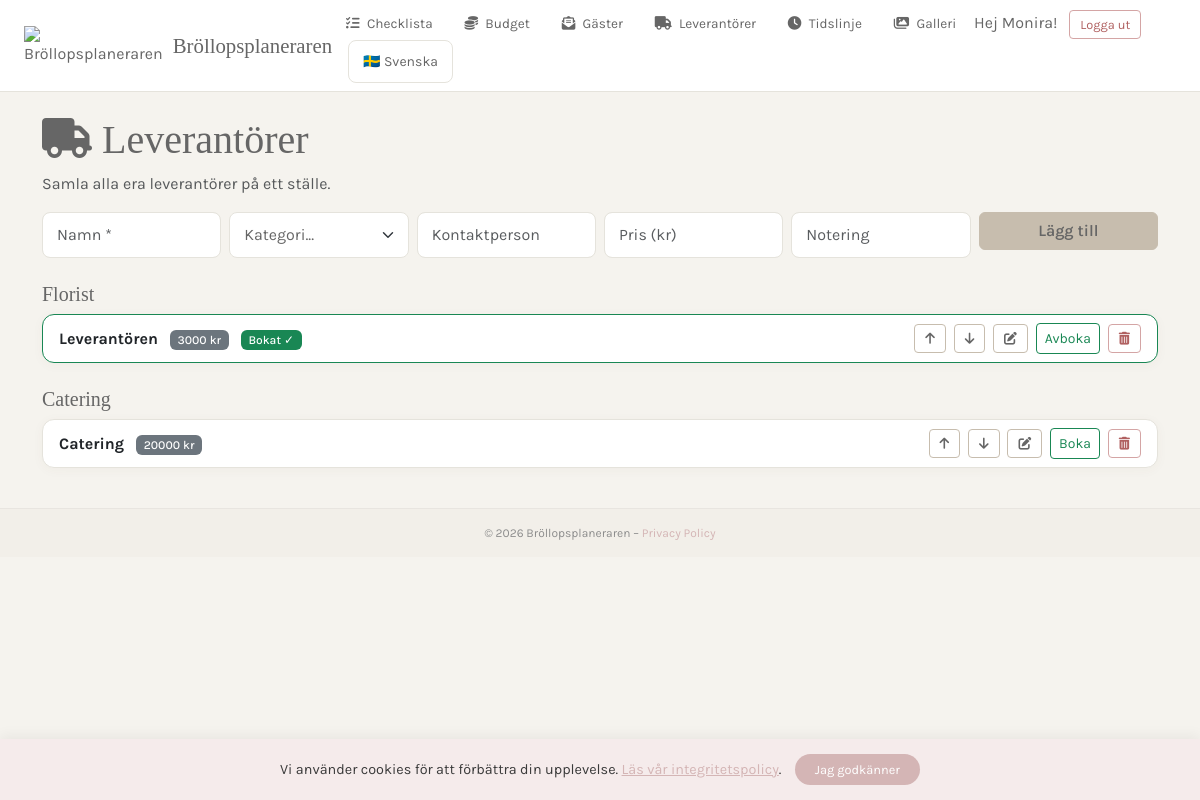
The app's page /checklist/leverantorer/ (signed in) with its own data.
### planner/models.py (models this page shows)
class Leverantor(models.Model):
    KATEGORIER = [
        ('fotograf', 'Fotograf'),
        ('film', 'Film'),
        ('florist', 'Florist'),
        ('musik', 'Musik & Underhållning'),
        ('catering', 'Catering'),
        ('lokal', 'Lokal'),
        ('transport', 'Transport'),
        ('klader', 'Klänning & Kostym'),
        ('har_makeup', 'Hår & Makeup'),
        ('inbjudningar', 'Inbjudningar'),
        ('ringar', 'Ringar'),
        ('ovrigt', 'Övrigt'),
    ]
    user = models.ForeignKey(User, on_delete=models.CASCADE)
    brollop = models.ForeignKey(Brollop, on_delete=models.CASCADE, null=True, blank=True, related_name='%(class)s_items')
    namn = models.CharField(max_length=100)
    kategori = models.CharField(max_length=30, choices=KATEGORIER)
    kontaktperson = models.CharField(max_length=100, blank=True)
    email = models.EmailField(blank=True)
    telefon = models.CharField(max_length=20, blank=True)
    pris = models.DecimalField(max_digits=10, decimal_places=0, default=0)
    bokat = models.BooleanField(default=False)
    notering = models.TextField(blank=True)
    skapad = models.DateTimeField(auto_now_add=True)
    ordning = models.PositiveIntegerField(default=0)

### planner/views.py (the view)
# urls.py: path('leverantorer/', views.leverantorer, name='leverantorer'),
@login_required
def leverantorer(request):
    leverantorer_lista = Leverantor.objects.filter(user=request.user).order_by('ordning', 'kategori')
    kategorier = Leverantor.KATEGORIER
    edit_id = request.GET.get('edit')
    if edit_id:
        try:
            edit_id = int(edit_id)
        except:
            edit_id = None
    return render(request, 'planner/leverantorer.html', {
        'leverantorer': leverantorer_lista,
        'kategorier': kategorier,
        'edit_id': edit_id,
    })

### accounts/context_processors.py (called while the page is built)
def photographer_context(request):
    if request.user.is_authenticated:
        try:
            profil = Profil.objects.get(user=request.user)
            if profil.photographer:
                return {'photographer': profil.photographer}
        except Profil.DoesNotExist:
            pass
    return {'photographer': None}

### planner/templates/planner/leverantorer.html (shortened to what this page needs)
{% extends 'accounts/base.html' %}
{% load i18n %}
{% block content %}
<h1><i class="fas fa-truck"></i> {% trans "Leverantörer" %}</h1>
<p class="text-muted">{% trans "Samla alla era leverantörer på ett ställe." %}</p>
<form method="post" action="{% url 'add_leverantor' %}" class="row g-2 mb-4">
    <div class="col-md-2">
        <input type="text" name="namn" class="form-control" placeholder="{% trans 'Namn *' %}" required>
    </div>
    <div class="col-md-2">
        <select name="kategori" class="form-select" required>
            <option value="">{% trans "Kategori..." %}</option>
        </select>
    </div>
    <div class="col-md-2">
        <input type="text" name="kontaktperson" class="form-control" placeholder="{% trans 'Kontaktperson' %}">
    </div>
    <div class="col-md-2">
        <input type="number" name="pris" class="form-control" placeholder="{% trans 'Pris (kr)' %}">
    </div>
    <div class="col-md-2">
        <input type="text" name="notering" class="form-control" placeholder="{% trans 'Notering' %}">
    </div>
    <div class="col-md-2">
        <button type="submit" class="btn btn-primary w-100">{% trans "Lägg till" %}</button>
    </div>
</form>
{% for value, name in kategorier %}
    {% for lev in leverantorer %}
        {% if lev.kategori == value %}
            {% if forloop.parentloop.first or not lev_i_kategori_shown %}
                <h5 class="mt-4">{{ name }}</h5>
            {% endif %}
            <div class="card mb-2 {% if lev.bokat %}border-success{% endif %}" id="lev-{{ lev.id }}">
                {% if lev.id == edit_id %}
                <form method="post" action="{% url 'update_leverantor' lev.id %}" class="card-body py-2">
                    {% csrf_token %}
                    <div class="row g-2 align-items-center">
                        <div class="col-md-3">
                            <input type="text" name="namn" class="form-control form-control-sm" value="{{ lev.namn }}" required>
                        </div>
                        <div class="col-md-2">
                            <select name="kategori" class="form-select form-select-sm">
                                {% for v, n in kategorier %}
                                    <option value="{{ v }}" {% if lev.kategori == v %}selected{% endif %}>{{ n }}</option>
                                {% endfor %}
                            </select>
                        </div>
                        <div class="col-md-2">
                            <input type="text" name="kontaktperson" class="form-control form-control-sm" value="{{ lev.kontaktperson }}">
                        </div>
                        <div class="col-md-2">
                            <input type="number" name="pris" class="form-control form-control-sm" value="{{ lev.pris }}">
                        </div>
                        <div class="col-md-2">
                            <input type="text" name="notering" class="form-control form-control-sm" value="{{ lev.notering }}">
                        </div>
                        <div class="col-md-1" style="white-space: nowrap;">
                            <button type="submit" class="btn btn-sm btn-success" title="Spara"><i class="fas fa-check"></i></button>
                            <a href="{% url 'leverantorer' %}" class="btn btn-sm btn-outline-secondary" title="Avbryt"><i class="fas fa-times"></i></a>
                        </div>
                    </div>
                </form>
                {% else %}
                <div class="card-body d-flex justify-content-between align-items-center py-2">
                    <div>
                        <strong>{{ lev.namn }}</strong>
                        {% if lev.pris > 0 %}<span class="ms-2 badge bg-secondary">{{ lev.pris }} kr</span>{% endif %}
                        {% if lev.bokat %}<span class="ms-2 badge bg-success">{% trans "Bokat ✓" %}</span>{% endif %}
                    </div>
                    <div style="white-space: nowrap;">
                        <a href="{% url 'move_leverantor_up' lev.id %}" class="btn btn-sm btn-outline-secondary me-1" title="Flytta upp"><i class="fas fa-arrow-up"></i></a>
                        <a href="{% url 'move_leverantor_down' lev.id %}" class="btn btn-sm btn-outline-secondary me-1" title="Flytta ner"><i class="fas fa-arrow-down"></i></a>
                        <a href="{% url 'leverantorer' %}?edit={{ lev.id }}" class="btn btn-sm btn-outline-secondary me-1" title="Redigera"><i class="fas fa-pen-to-square"></i></a>
                        <a href="{% url 'toggle_leverantor' lev.id %}" class="btn btn-sm btn-outline-success me-1">
                            {% if lev.bokat %}{% trans "Avboka" %}{% else %}{% trans "Boka" %}{% endif %}
                        </a>
                        <a href="{% url 'delete_leverantor' lev.id %}" class="btn btn-sm btn-outline-danger" onclick="return confirm('Vill du radera denna leverantör?')" title="Radera"><i class="fas fa-trash-can"></i></a>
                    </div>
                </div>
                {% endif %}
            </div>
        {% endif %}
    {% endfor %}
{% endfor %}
{% endblock %}

### accounts/templates/accounts/base.html (shortened to what this page needs)
{% load static %}
{% load i18n %}
<!DOCTYPE html>
<html lang="sv">
<head>
    <link href="https://cdn.jsdelivr.net/npm/bootstrap@5.3.0/dist/css/bootstrap.min.css" rel="stylesheet">
    <link rel="stylesheet" href="https://cdnjs.cloudflare.com/ajax/libs/font-awesome/6.5.1/css/all.min.css">
</head>
<body>
    <nav class="navbar navbar-expand-lg navbar-light px-4" style="position: sticky; top: 0; z-index: 1000; {% if photographer %}background: {{ photographer.primary_color }} !important;{% else %}background: var(--white) !important;{% endif %}">
    <a href="{% url 'dashboard' %}" style="display: flex; align-items: center; text-decoration: none;">
        {% if photographer and photographer.logo %}
             <img src="{{ photographer.logo }}" alt="{{ photographer.name }}" style="height: 40px; margin-right: 10px;">
        {% else %}
            <img src="https://i.imgur.com/bOcT1Cx.jpeg" alt="Bröllopsplaneraren" style="height: 40px; margin-right: 10px;">
        {% endif %}
        <span style="font-family: 'Cormorant Garamond', serif; font-size: 1.3rem; {% if photographer %}color: white;{% else %}color: var(--text-dark);{% endif %}">
            {% if photographer %}{{ photographer.name }}{% else %}{% trans "Bröllopsplaneraren" %}{% endif %}
        </span>
    </a>
    <div class="collapse navbar-collapse" id="navbarNav">
        <div class="ms-auto">
            {% if user.is_authenticated %}
                <a href="{% url 'checklist' %}" class="nav-link-custom d-block d-lg-inline-block">
                    <i class="fas fa-list-check"></i> {% trans "Checklista" %}
                </a>
                <a href="{% url 'budget' %}" class="nav-link-custom d-block d-lg-inline-block">
                    <i class="fas fa-coins"></i> {% trans "Budget" %}
                </a>
                <a href="{% url 'gastlista' %}" class="nav-link-custom d-block d-lg-inline-block">
                    <i class="fas fa-envelope-open-text"></i> {% trans "Gäster" %}
                </a>
                <a href="{% url 'leverantorer' %}" class="nav-link-custom d-block d-lg-inline-block">
                    <i class="fas fa-truck"></i> {% trans "Leverantörer" %}
                </a>
                <a href="{% url 'tidslinje' %}" class="nav-link-custom d-block d-lg-inline-block">
                    <i class="fas fa-clock"></i> {% trans "Tidslinje" %}
                </a>
                <a href="{% url 'galleri' %}" class="nav-link-custom d-block d-lg-inline-block">
                    <i class="fas fa-images"></i> {% trans "Galleri" %}
                </a>
                            {% get_current_language as CURRENT_LANGUAGE %}
                <span class="d-none d-lg-inline me-2">{% trans "Hej" %} {{ user.username }}!</span>
                <form method="post" action="{% url 'logout' %}" class="d-inline">
                    <button type="submit" class="btn btn-outline-danger btn-sm d-block d-lg-inline-block mt-2 mt-lg-0">{% trans "Logga ut" %}</button>
                </form>
                <form action="{% url 'set_language' %}" method="post" class="d-none d-lg-inline ms-3">
                    <select name="language" class="form-select form-select-sm" onchange="this.form.submit()" style="width: auto; display: inline-block; background: var(--white); color: var(--text-dark); border: 1px solid var(--border); cursor: pointer;">
                        {% get_current_language as CURRENT_LANGUAGE %}
                        <option value="sv" {% if CURRENT_LANGUAGE == 'sv' %}selected{% endif %}>🇸🇪 Svenska</option>
                    </select>
                </form>
            {% endif %}
        </div>
    </div>
</nav>
    <div class="container mt-4">
        {% block content %}
        {% endblock %}
    </div>
<div id="cookie-banner" style="position: fixed; bottom: 0; left: 0; right: 0; background: #F5EBEB; padding: 15px 25px; text-align: center; box-shadow: 0 -4px 12px rgba(0,0,0,0.05); z-index: 9999; display: none; font-family: 'Karla', sans-serif; font-size: 0.9rem;">
    <p style="margin: 0; display: inline-block; color: #3A3A3A;">
        Vi använder cookies för att förbättra din upplevelse.
        <a href="/privacy" style="color: #D4B5B5; text-decoration: underline;">Läs vår integritetspolicy</a>.
    </p>
    <button onclick="acceptCookies()" style="background: #D4B5B5; color: white; border: none; padding: 6px 20px; border-radius: 20px; margin-left: 10px; cursor: pointer; font-family: 'Karla', sans-serif; font-size: 0.8rem;">
        Jag godkänner
    </button>
</div>
<footer style="background: #F2EFE9; padding: 15px 0; text-align: center; font-family: 'Karla', sans-serif; font-size: 0.75rem; color: #8C8C8C; border-top: 1px solid #E8E5E0; margin-top: 40px;">
    <p style="margin: 0;">
        © 2026 Bröllopsplaneraren –
        <a href="{% url 'privacy_policy' %}" style="color: #D4B5B5; text-decoration: none;">Privacy Policy</a>
    </p>
</footer>
</body>
</html>

### accounts/templates/accounts/base.html (style rules this page uses)
:root { --bg: #F5F3EE; --primary: #C7BDAE; --hover: #B4A390; --text-light: #888888; --text-dark: #666666; --white: #ffffff; --border: #e5e3dc; }
body { font-family: 'Karla', sans-serif; background: var(--bg); color: var(--text-dark); }
h1, h2, h3, h4, h5, .navbar-brand { font-family: 'Cormorant Garamond', serif; color: var(--text-dark); }
.navbar { background: var(--white) !important; border-bottom: 1px solid var(--border); }
.btn-outline-secondary { border-color: var(--primary); color: var(--text-dark); background: transparent; font-size: 0.8rem; padding: 4px 10px; }
.btn-outline-danger { border-color: #d4a5a5; color: #b06060; font-size: 0.8rem; padding: 4px 10px; }
.btn-primary { background: var(--primary); border-color: var(--primary); color: var(--text-dark); font-weight: 600; }
.card { background: var(--white); border: 1px solid var(--border); border-radius: 12px; box-shadow: 0 2px 12px rgba(99,73,53,0.04); }
.form-control, .form-select { border: 1px solid var(--border); border-radius: 8px; padding: 10px 14px; color: var(--text-dark); }
a { color: var(--text-dark); }
.badge { font-weight: 500; }
body { overflow-x: hidden; width: 100%; }
.section, .hero, footer, .container-wide, .container-narrow, .container-medium { padding-left: 16px !important; padding-right: 16px !important; }
@media (min-width: 992px) { .nav-link-custom { display: inline-block; padding: 6px 12px; margin: 0 2px; border-radius: 8px; color: var(--text-dark); text-decoration: none; font-size: 0.85rem; transition: background 0.2s; } }
@media (min-width: 992px) { .nav-link-custom i { margin-right: 4px; } }

### records on screen
Leverantor: kategori "Florist", namn "Leverantören", pris "3000"
Leverantor: name "Catering", namn "Catering", pris "20000"

### other values on screen
{{ user.username }} "Monira"
